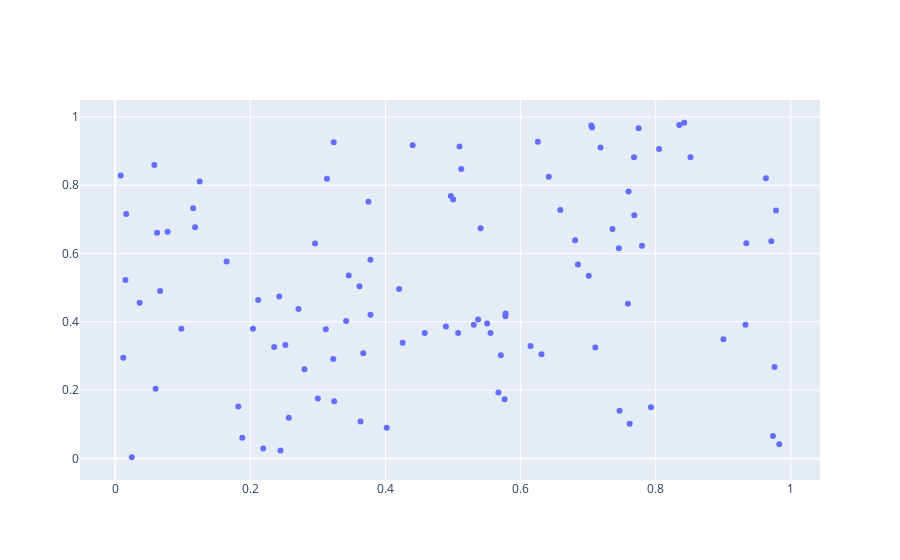

The notebook cell this image was saved under:
### Code cell
data = [trace]
iplot(data)
